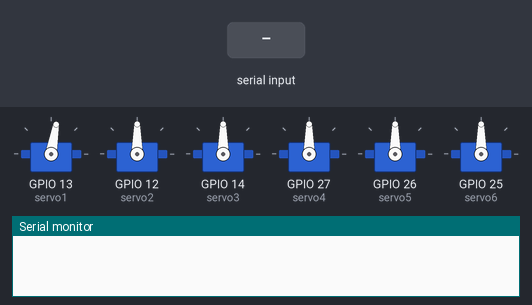
Recording of a sketch running on a simulated ESP32. On the bench: 6 × servo, the last lines printed to the serial monitor. The test bench sets the inputs (shaded band).

Above: at 2.01 s.
3.0 s: "90,45\n" received over Serial
At 5.57 s:
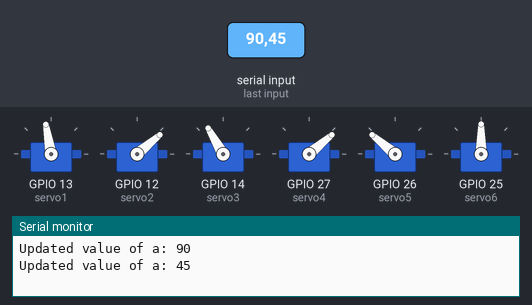
6.5 s: "30,150\n" received over Serial
At 7.56 s:
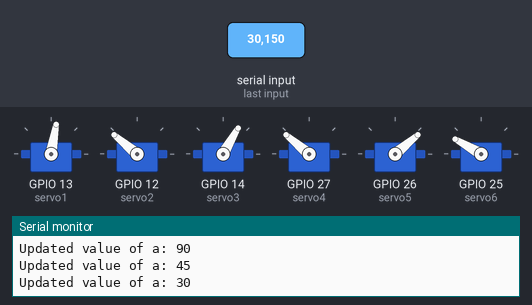
10.7 s: "5\n" received over Serial
14.2 s: "90\n" received over Serial
At 15.19 s:
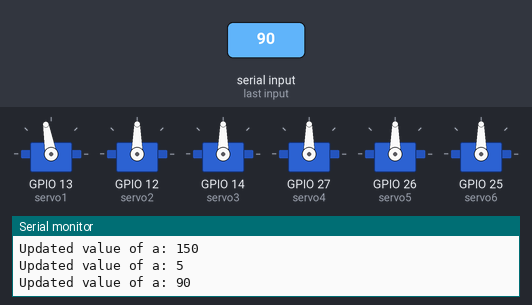
Timing chart, 0 to 18.7 s (numbered marks = the images above; inputs shaded):
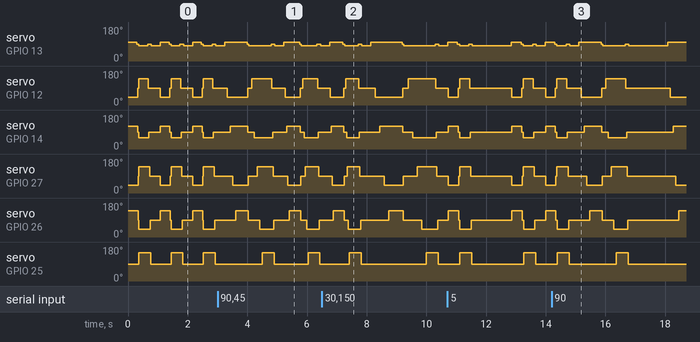

The sketch:

snake-serpent.ino
```cpp
#include <ESP32Servo.h>
#include <math.h>

Servo servo1;
Servo servo2;
Servo servo3;
Servo servo4;
Servo servo5;
Servo servo6;
int a =0;
int b=0;
int c=0;

void setup() {
  servo1.attach(13);
  servo2.attach(12);
  servo3.attach(14);
  servo4.attach(27);
  servo5.attach(26);
  servo6.attach(25);
  Serial.begin(9600);

}

void loop() {
  c = 300;
  int d = 20;
  if (Serial.available() > 0) {
    b = Serial.parseInt();
    if (b != 0){
      Serial.print("Updated value of a: ");
      Serial.println(b);
      a=b;
    }
  }
  servo1.write(100);
  delay(a);
  servo2.write(40);
  delay(a);
  servo3.write(120);
  delay(a);
  servo4.write(40);
  delay(a);
  servo5.write(140);
  delay(a);
  servo6.write(90);
  delay(c);
  servo1.write(90);
  delay(10);
  servo2.write(90);
  delay(10);
  servo3.write(90);
  delay(10);
  servo4.write(90);
  delay(10);
  servo5.write(90);
  delay(10);
  servo6.write(90);
  delay(10);
  servo1.write(80);
  delay(a);
  servo2.write(140);
  delay(a);
  servo3.write(60);
  delay(a);
  servo4.write(140);
  delay(a);
  servo5.write(40);
  delay(a);
  servo6.write(150);
  delay(c);
  servo1.write(90);
  delay(d);
  servo2.write(90);
  delay(d);
  servo3.write(90);
  delay(d);
  servo4.write(90);
  delay(d);
  servo5.write(90);
  delay(d);
  servo6.write(90);
  delay(d);
  servo1.write(80);
  delay(c);
}
```

Measured:
- after the input at 3.0 s, servo on GPIO 25 (servo6): alternates 150° for 0.40 s and 90° for 1.1 s, starting after 1.5 s
- after the input at 6.5 s, servo on GPIO 25 (servo6): alternates 150° for 0.40 s and 90° for 2.2 s, starting after 0.91 s
- after the input at 14.2 s, servo on GPIO 25 (servo6): 90° → 150° after 2.2 s, → 90° 0.40 s later
- by itself, servo on GPIO 25 (servo6): alternates 150° for 0.40 s and 90° for 0.68 s
